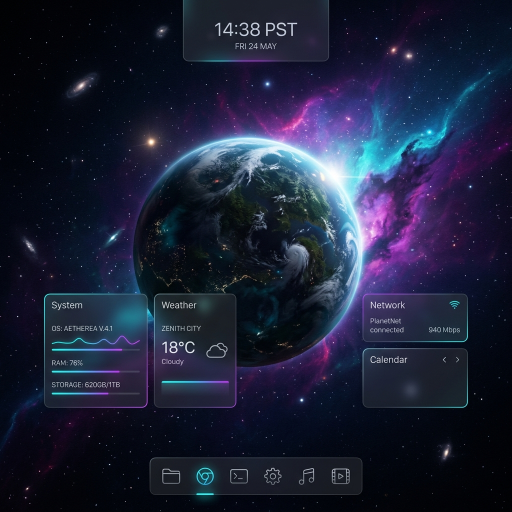
#> input picture apps/synthesus/desktop/wallpaper.jpg, 1024 x 1024 px (shown at 1/2 size)
$ python -i camera_isp.py   (imports and definitions only)
#> lines starting #> are read from the running program, lines starting #| are printed output that depends on the picture
#!/usr/bin/env python3
"""
Camera / Smart-TV ISP math for SI image finish — Synthesus (not diffusion).
=========================================================================

Photoreal *look* without neural generative models. Pipeline mirrors what
digital cameras and display engines already do in silicon:

  1. Linearize (scene-referred RGB)
  2. Auto-exposure (mid-gray / center-weighted metering)
  3. White-balance / colour temperature
  4. Soft bloom / optical glare (bright-pass + blur)
  5. Depth-of-field approximation (depth from y + multi-scale blur)
  6. Chromatic aberration (radial R/B shift)
  7. Filmic tone map (ACES-inspired)
  8. Local contrast / smart-TV clarity
  9. Sensor noise (ISO-linked)
 10. sRGB OETF + lens vignette

Honest ceiling: photographed *look* for procedural SI geometry — not diffusion
object invention. Growing realism of *content* still = vocabulary + materials.

Run: python packages/reasoning/camera_isp.py
"""
from __future__ import annotations

from typing import Any, Optional, Tuple

import numpy as np

LOOKS = frozenset({"raw", "photo", "cinema", "vivid", "tv"})


def box_blur(ch: np.ndarray, radius: int) -> np.ndarray:
    """Fast blur via PIL Gaussian (C) — replaces multi-pass numpy box.

    Accepts HxW or HxWxC float arrays. Radius is approximate pixel sigma.
    """
    r = int(max(0, radius))
    if r <= 0:
        return np.asarray(ch, dtype=np.float32)
    from PIL import Image, ImageFilter

    arr = np.asarray(ch, dtype=np.float32)
    # PIL works in 0–255; preserve scale by normalizing with a safe max
    scale = float(max(float(arr.max()), 1e-6))
    sigma = max(0.5, r * 0.65)
    if arr.ndim == 2:
        u8 = np.clip(arr / scale * 255.0, 0, 255).astype(np.uint8)
        im = Image.fromarray(u8, mode="L")
        im = im.filter(ImageFilter.GaussianBlur(radius=sigma))
        return (np.asarray(im, dtype=np.float32) / 255.0) * scale
    if arr.ndim == 3 and arr.shape[2] >= 3:
        u8 = np.clip(arr[..., :3] / scale * 255.0, 0, 255).astype(np.uint8)
        im = Image.fromarray(u8, mode="RGB")
        im = im.filter(ImageFilter.GaussianBlur(radius=sigma))
        return (np.asarray(im, dtype=np.float32) / 255.0) * scale
    return arr


def _luma(img: np.ndarray) -> np.ndarray:
    return (
        0.2126 * img[..., 0] + 0.7152 * img[..., 1] + 0.0722 * img[..., 2]
    ).astype(np.float32)


# [18 lines left out: functions auto_exposure, white_balance, not called in this run]


def bloom(img: np.ndarray, threshold: float = 0.75, amount: float = 0.35, radius: int = 6) -> np.ndarray:
    y = _luma(img)
    mask = np.clip((y - threshold) / max(1.0 - threshold, 1e-3), 0, 1)
    bright = img * mask[..., None]
    # Single RGB blur (faster than 3× mono)
    blur = box_blur(bright, radius)
    return np.clip(img + blur * amount, 0, 8.0).astype(np.float32)


# [233 lines left out: functions depth_of_field, chromatic_aberration, filmic_tonemap, local_contrast, sensor_noise, srgb_oetf and 2 more, not called in this run]


# [2 lines not run here, left out]

>>> import cv2
>>> picture = cv2.imread('../../../apps/synthesus/desktop/wallpaper.jpg', cv2.IMREAD_GRAYSCALE)
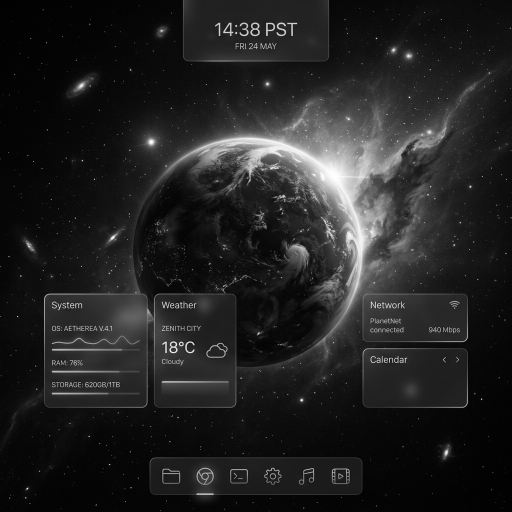
#> picture: shape (1024, 1024) (shown at 1/2 size); min 0, max 255, mean 34.3
>>> result = bloom(picture)
#> in bloom, `y = _luma(img)`: y = 1024 values, max 150.4 at index 533, min 0.0722 at index 49, mean 6.57
#> in bloom, `mask = np.clip((y - threshold) / max(1.0 - threshold, 1e-3), 0, 1)`: mask = 1024 values, max 1 at index 0, min 0 at index 32, mean 0.992
#> in box_blur, `scale = float(max(float(arr.max()), 1e-6))`: scale = 255
#> in box_blur, `im = im.filter(ImageFilter.GaussianBlur(radius=sigma))`:
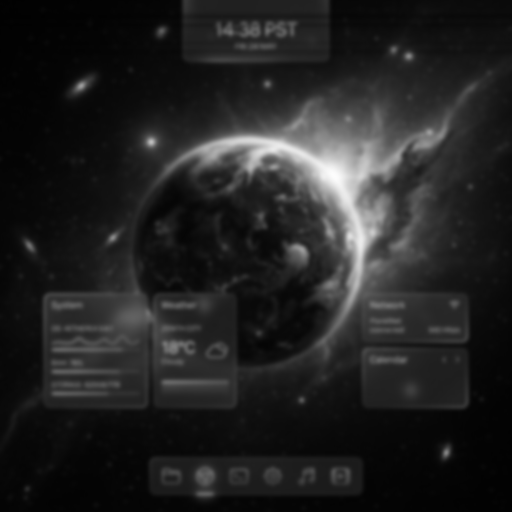
#> im: PIL image 1024x1024 L (shown at 1/2 size); min 1, max 253, mean 34.1
#> in bloom, `return np.clip(img + blur * amount, 0, 8.0).astype(np.float32)`:
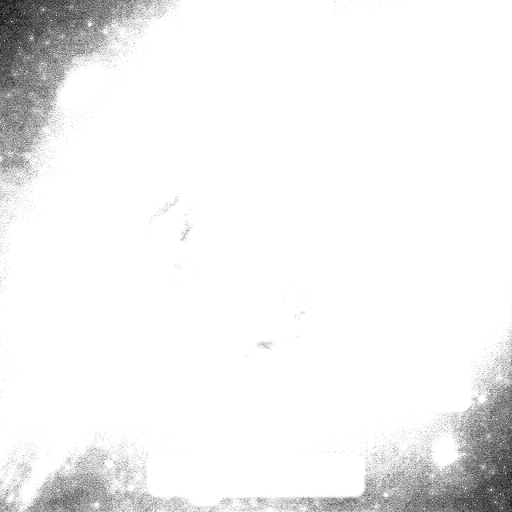
#> returned value: shape (1024, 1024) float32 (shown at 1/2 size); min 0.35, max 8, mean 7.6; drawn with min black and max white
